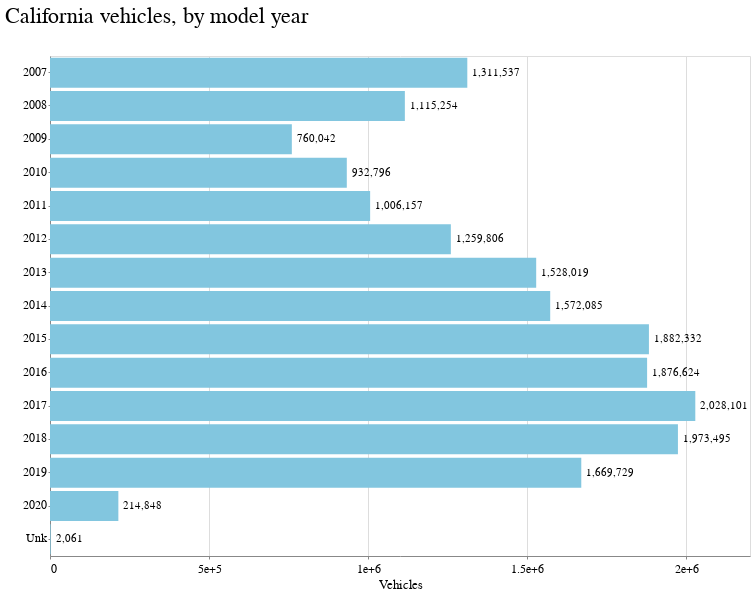

Notebook code for this chart:
### Code cell
model_year_chart = alt.Chart(model_year).mark_bar().encode(
).mark_bar().encode(
    y=alt.Y('model_year:N', title=" ", axis=alt.Axis(format='', tickCount=5)),
    x=alt.X("vehicles:Q", title="Vehicles", axis=alt.Axis(format='', tickCount=5))
)

model_year_chart_text = model_year_chart.mark_text(
    align='left',
    baseline='middle',
    dx=5
).encode(text=alt.Text('vehicles:Q', format=',')
)

(model_year_chart + model_year_chart_text).properties(height=500, \
                                                      width=700, title='California vehicles, by model year')

### Figure 1 — Vega-Lite specification as saved in the notebook (floating-point values rounded to 4 significant figures)
{"config": {"view": {"width": 800, "height": 450}, "background": "#ffffff", "title": {"anchor": "start", "font": "Benton Gothic Bold, sans", "fontColor": "#000000", "fontSize": 22, "fontWeight": "normal"}, "arc": {"fill": "#82c6df"}, "area": {"fill": "#82c6df"}, "line": {"stroke": "#82c6df", "strokeWidth": 3}, "path": {"stroke": "#82c6df"}, "rect": {"fill": "#82c6df"}, "shape": {"stroke": "#82c6df"}, "bar": {"fill": "#82c6df"}, "point": {"stroke": "#82c6df"}, "symbol": {"fill": "#82c6df", "size": 30}, "axis": {"titleFont": "Benton Gothic Bold, sans", "titleFontSize": 13, "titleFontWeight": "normal", "labelFont": "Benton Gothic, sans", "labelFontSize": 11.5, "labelFontWeight": "normal"}, "axisX": {"labelAngle": 0, "labelPadding": 4, "tickSize": 3}, "axisY": {"labelBaseline": "middle", "maxExtent": 45, "minExtent": 45, "tickSize": 2, "titleAlign": "left", "titleAngle": 0, "titleX": -45, "titleY": -11}, "legend": {"titleFont": "Benton Gothic Bold, sans", "titleFontSize": 13, "titleFontWeight": "normal", "symbolType": "square", "labelFont": "Benton Gothic, sans", "labelFontSize": 11.5}, "range": {"category": ["#3580b1", "#ec8431", "#ab7fb4", "#c89d29", "#adc839", "#829eb1"], "diverging": ["#e68a4f", "#f4bb6a", "#f9e39c", "#dadfe2", "#a6b7c6", "#849eae"], "heatmap": ["#fbf2c7", "#f9e39c", "#f8d36e", "#f4bb6a", "#e68a4f", "#d15a40", "#ab4232"], "ordinal": ["#fbf2c7", "#f9e39c", "#f8d36e", "#f4bb6a", "#e68a4f", "#d15a40", "#ab4232"], "ramp": ["#fbf2c7", "#f9e39c", "#f8d36e", "#f4bb6a", "#e68a4f", "#d15a40", "#ab4232"]}}, "layer": [{"mark": "bar", "encoding": {"x": {"type": "quantitative", "axis": {"format": "", "tickCount": 5}, "field": "vehicles", "title": "Vehicles"}, "y": {"type": "nominal", "axis": {"format": "", "tickCount": 5}, "field": "model_year", "title": " "}}}, {"mark": {"type": "text", "align": "left", "baseline": "middle", "dx": 5}, "encoding": {"text": {"type": "quantitative", "field": "vehicles", "format": ","}, "x": {"type": "quantitative", "axis": {"format": "", "tickCount": 5}, "field": "vehicles", "title": "Vehicles"}, "y": {"type": "nominal", "axis": {"format": "", "tickCount": 5}, "field": "model_year", "title": " "}}}], "data": {"name": "data-9d8b4ff67c78b70a918b7734e65a6ee2"}, "height": 500, "title": "California vehicles, by model year", "width": 700, "$schema": "https://vega.github.io/schema/vega-lite/v4.0.2.json", "datasets": {"data-9d8b4ff67c78b70a918b7734e65a6ee2": [{"model_year": "2007", "vehicles": 1311537}, {"model_year": "2008", "vehicles": 1115254}, {"model_year": "2009", "vehicles": 760042}, {"model_year": "2010", "vehicles": 932796}, {"model_year": "2011", "vehicles": 1006157}, {"model_year": "2012", "vehicles": 1259806}, {"model_year": "2013", "vehicles": 1528019}, {"model_year": "2014", "vehicles": 1572085}, {"model_year": "2015", "vehicles": 1882332}, {"model_year": "2016", "vehicles": 1876624}, {"model_year": "2017", "vehicles": 2028101}, {"model_year": "2018", "vehicles": 1973495}, {"model_year": "2019", "vehicles": 1669729}, {"model_year": "2020", "vehicles": 214848}, {"model_year": "Unk", "vehicles": 2061}]}}
